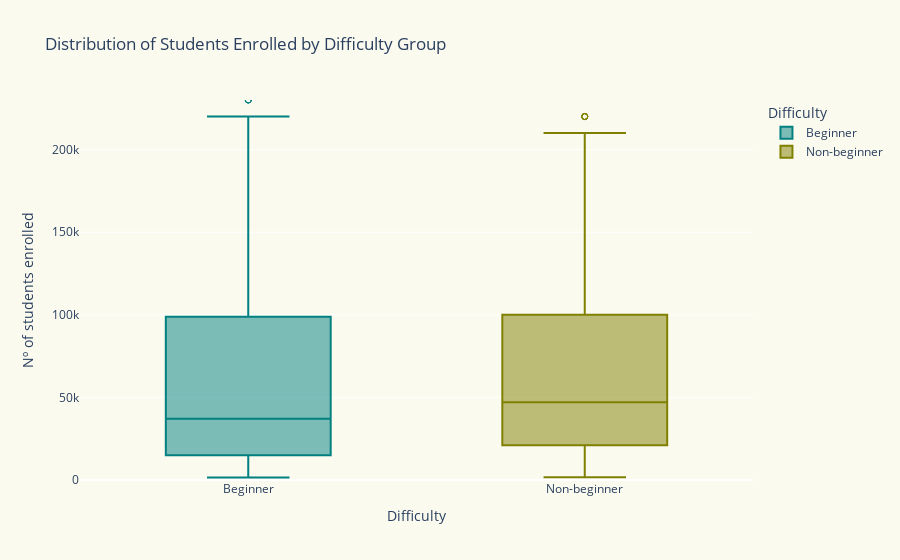

Write notebook code for a chart like this one.
### Code cell
#To check for distributions in beginner and  non-beginner courses
fig = px.box(df, 
             x='difficulty_groups', 
             y='course_students_enrolled', 
             points='suspectedoutliers', 
             title='Distribution of Students Enrolled by Difficulty Group',
             labels={'difficulty_groups': 'Difficulty', 'course_students_enrolled': 'Nº of students enrolled'},
             color='difficulty_groups',
             color_discrete_map={'Beginner': '#008080', 'Non-beginner': '#808000'})  

fig.update_yaxes(range=[0,230000])

fig.update_layout(
    paper_bgcolor='rgb(250, 250, 238)',  
    plot_bgcolor='rgb(250, 250, 238)')  

fig.show()

### Figure 1 — Plotly figure (JSON) as saved in the notebook; plotly's stock layout.template omitted (floating-point values rounded to 4 significant figures; data arrays with more than 128 entries replaced by an {"elided": "..."} marker saying what was removed)
{"data": [{"alignmentgroup": "True", "boxpoints": "suspectedoutliers", "hovertemplate": "Difficulty=%{x}<br>Nº of students enrolled=%{y}<extra></extra>", "legendgroup": "Beginner", "marker": {"color": "#008080"}, "name": "Beginner", "notched": false, "offsetgroup": "Beginner", "orientation": "v", "showlegend": true, "type": "box", "x": {"elided": "487 str values"}, "x0": " ", "xaxis": "x", "y": {"elided": "487 int values"}, "y0": " ", "yaxis": "y"}, {"alignmentgroup": "True", "boxpoints": "suspectedoutliers", "hovertemplate": "Difficulty=%{x}<br>Nº of students enrolled=%{y}<extra></extra>", "legendgroup": "Non-beginner", "marker": {"color": "#808000"}, "name": "Non-beginner", "notched": false, "offsetgroup": "Non-beginner", "orientation": "v", "showlegend": true, "type": "box", "x": {"elided": "404 str values"}, "x0": " ", "xaxis": "x", "y": {"elided": "404 int values"}, "y0": " ", "yaxis": "y"}], "layout": {"boxmode": "overlay", "legend": {"title": {"text": "Difficulty"}, "tracegroupgap": 0}, "paper_bgcolor": "rgb(250, 250, 238)", "plot_bgcolor": "rgb(250, 250, 238)", "title": {"text": "Distribution of Students Enrolled by Difficulty Group"}, "xaxis": {"anchor": "y", "categoryarray": ["Beginner", "Non-beginner"], "categoryorder": "array", "domain": [0, 1], "title": {"text": "Difficulty"}}, "yaxis": {"anchor": "x", "domain": [0, 1], "range": [0, 230000], "title": {"text": "Nº of students enrolled"}}}}
